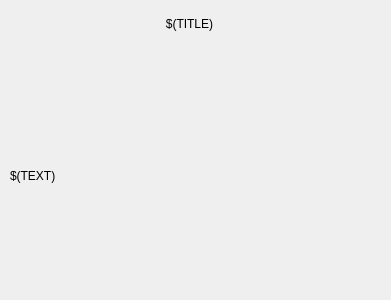
<?xml version="1.0" encoding="UTF-8"?>
<ui version="4.0">
 <class>Form</class>
 <widget class="QWidget" name="Form">
  <property name="geometry">
   <rect>
    <x>0</x>
    <y>0</y>
    <width>391</width>
    <height>300</height>
   </rect>
  </property>
  <property name="windowTitle">
   <string>Help</string>
  </property>
  <widget class="caLabel" name="calabel">
   <property name="geometry">
    <rect>
     <x>69</x>
     <y>10</y>
     <width>241</width>
     <height>28</height>
    </rect>
   </property>
   <property name="text">
    <string>$(TITLE)</string>
   </property>
   <property name="alignment">
    <set>Qt::AlignCenter</set>
   </property>
  </widget>
  <widget class="caLabel" name="calabel_2">
   <property name="geometry">
    <rect>
     <x>10</x>
     <y>60</y>
     <width>371</width>
     <height>231</height>
    </rect>
   </property>
   <property name="text">
    <string>$(TEXT)</string>
   </property>
   <property name="alignment">
    <set>Qt::AlignJustify|Qt::AlignVCenter</set>
   </property>
   <property name="wordWrap">
    <bool>true</bool>
   </property>
  </widget>
 </widget>
 <customwidgets>
  <customwidget>
   <class>caLabel</class>
   <extends>QLabel</extends>
   <header>caLabel</header>
  </customwidget>
 </customwidgets>
 <resources/>
 <connections/>
</ui>
